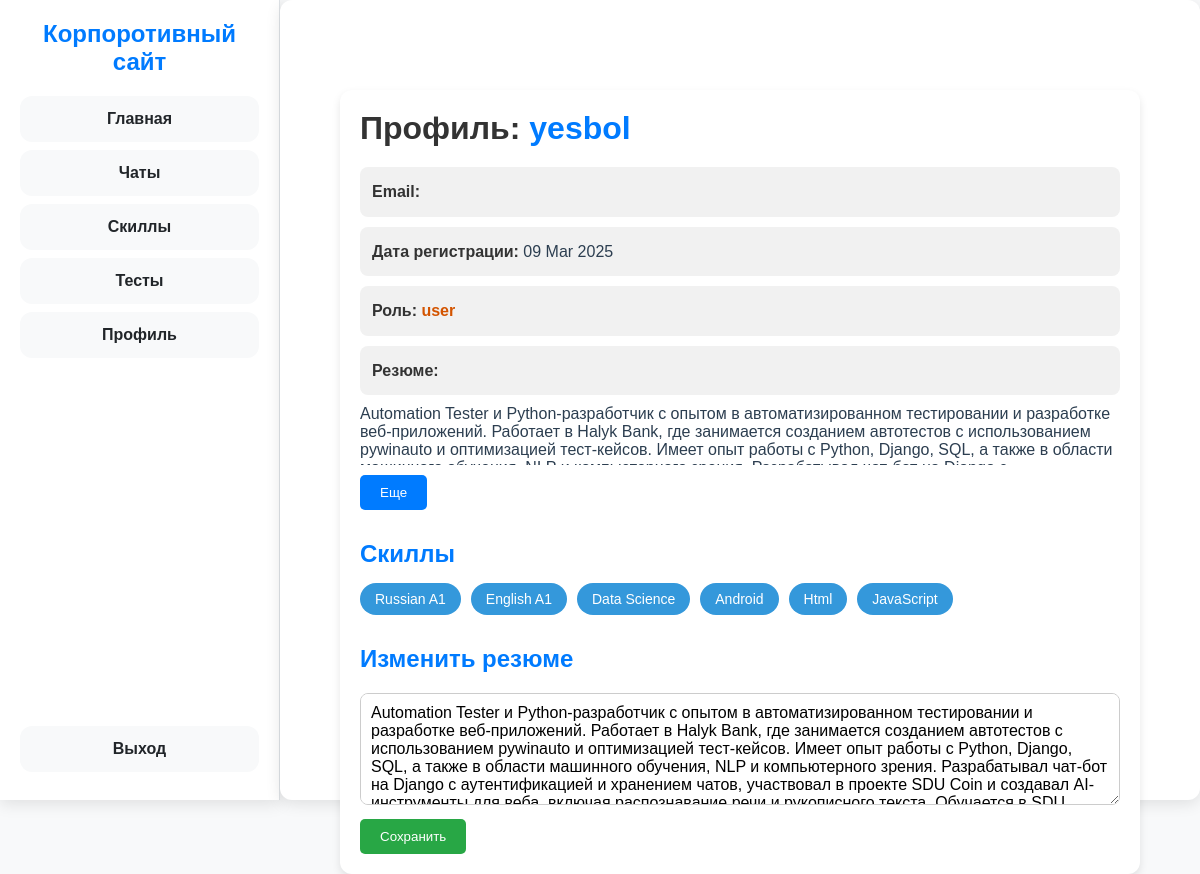
Screenshot of /profile/yesbol/ (signed in) with the database file from the repository.
### tool/models.py (models this page shows, shortened)
class UserProfile(models.Model):
    ROLE_CHOICES = [
        ('boss', 'Boss'),
        ('hr', 'HR'),
        ('user', 'User'),
    ]
    user = models.OneToOneField(User, on_delete=models.CASCADE, related_name='userprofile')
    role = models.CharField(max_length=10, choices=ROLE_CHOICES, default='user')
    skills = models.ManyToManyField('Skill', blank=True)
    resume = models.TextField(blank=True, null=True)

class Skill(models.Model):
    name = models.CharField(max_length=100, unique=True)

### tool/views.py (the view)
# urls.py: path('profile/<str:username>/', views.profile, name='profile'),
@login_required
def profile(request, username):
    user = get_object_or_404(User, username=username)
    return render(request, 'profile.html', {'user': user})

### tool/templates/profile.html (shortened to what this page needs)
{% extends 'base.html' %}
{% block content %}
    <div class="profile-container">
        <h1>Профиль: <span>{{ user.username }}</span></h1>
        <div class="profile-info">
            <p><strong>Email:</strong> {{ user.email }}</p>
            <p><strong>Дата регистрации:</strong> {{ user.date_joined|date:"d M Y" }}</p>
            <p><strong>Роль:</strong> <span class="role">{{ user.userprofile.role }}</span></p>
            <p><strong>Резюме:</strong></p>
            <div class="resume-container">
                <div class="resume-content" id="resumeContent">
                    {{ user.userprofile.resume|linebreaksbr }}
                </div>
                <button id="toggleResumeButton" onclick="toggleResume()">Еще</button>
            </div>
        </div>
        <h2>Скиллы</h2>
        <div class="skills-container">
            {% for skill in user.userprofile.skills.all %}
                <span class="skill">{{ skill.name }}</span>
            {% empty %}
                <p class="no-skills">Нет добавленных скиллов</p>
            {% endfor %}
        </div>
        {% if user == request.user %}
            <h2>Изменить резюме</h2>
            <form method="post" action="{% url 'set_resume' %}">
                <textarea name="resume" rows="5" cols="125">{{ user.userprofile.resume }}</textarea>
                <br>
                <button type="submit">Сохранить</button>
            </form>
        {% endif %}
    </div>
{% endblock %}

### tool/templates/base.html (style rules this page uses)
:root { --primary-bg: #f8f9fa; --secondary-bg: #ffffff; --highlight: #007bff; --text-color: #212529; --hover-color: #0056b3; --border-radius: 12px; --shadow: 0px 4px 15px rgba(0, 0, 0, 0.1); }
* { margin: 0; padding: 0; box-sizing: border-box; font-family: "Arial", sans-serif; }
body { display: flex; background: var(--primary-bg); color: var(--text-color); height: 100vh; }

### tool/templates/profile.html (style rules this page uses)
body { font-family: 'Inter', sans-serif; background: #f8f9fa; color: #2c3e50; margin: 0; padding: 0; }
.profile-container { max-width: 800px; margin: 50px auto; padding: 20px; background: #ffffff; border-radius: 12px; box-shadow: 0 4px 8px rgba(0, 0, 0, 0.1); }
h1 { font-size: 32px; font-weight: 700; margin-bottom: 20px; color: #333; }
h1 span { color: #007bff; }
.profile-info p { font-size: 16px; line-height: 1.6; margin: 10px 0; background: #f1f1f1; padding: 12px; border-radius: 8px; }
.profile-info strong { color: #333; }
.role { font-weight: bold; color: #d35400; }
h2 { font-size: 24px; margin-top: 30px; color: #007bff; }
.skills-container { display: flex; flex-wrap: wrap; gap: 10px; margin-top: 15px; }
.skill { background: #3498db; color: white; padding: 8px 15px; border-radius: 20px; font-size: 14px; }
.resume-container { position: relative; }
.resume-content { max-height: 60px; overflow: hidden; transition: max-height 0.3s ease; }
#toggleResumeButton { display: block; margin-top: 10px; padding: 10px 20px; background-color: #007bff; color: white; border: none; border-radius: 5px; cursor: pointer; transition: background-color 0.3s; }
form { margin-top: 20px; }
textarea { width: 100%; padding: 10px; border-radius: 8px; border: 1px solid #ccc; font-size: 16px; }
button[type="submit"] { margin-top: 10px; padding: 10px 20px; background-color: #28a745; color: white; border: none; border-radius: 5px; cursor: pointer; transition: background-color 0.3s; }

### rows the page displays
Skill: name "Russian A1"
Skill: name "English A1"
Skill: name "Data Science"
Skill: name "Android"
Skill: name "Html"
Skill: name "JavaScript"

### other values shown
{{ user.username }} "yesbol"
{{ user.date_joined|date:"d M Y" }} "09 Mar 2025"
{{ user.userprofile.role }} "user"
